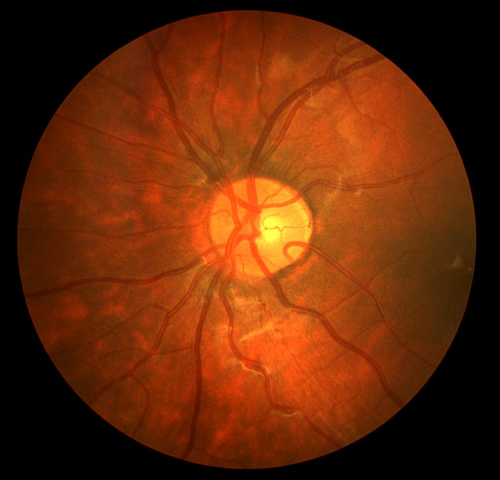
#> input picture photos/Image_01L.jpg, 999 x 960 px, given in place of Image_04L.jpg, which was not available (shown at 1/2 size)
$ jupyter execute --allow-errors fundus.ipynb   (text cells are left out)
#> lines starting #> are read from the running program, lines starting #| are printed output that depends on the picture; pictures that were not available may be replaced by others from this repository, and a replacement may not be noted
[cell 1]
import os
import numpy as np
import matplotlib.pyplot as plt
import cv2
from math import ceil
from skimage import img_as_ubyte, morphology, exposure
from skimage.filters import unsharp_mask, sato, threshold_local
from skimage.measure import moments_central, moments_hu
from skimage.util import img_as_float
from statistics import variance
from sklearn.tree import DecisionTreeClassifier
from sklearn.model_selection import cross_val_score, cross_validate, KFold
from sklearn.metrics import accuracy_score
import statistics

[cell 2]
IMAGE1 = "Image_04L"
IMAGE2 = "Image_04R"
IMAGE3 = "Image_05R"
IMAGE4 = "Image_06L"
IMAGE5 = "Image_06R"

IMAGE1_PATH = "photos/{0}.jpg".format(IMAGE1)
IMAGE2_PATH = "photos/{0}.jpg".format(IMAGE2)
IMAGE3_PATH = "photos/{0}.jpg".format(IMAGE3)
IMAGE4_PATH = "photos/{0}.jpg".format(IMAGE4)
IMAGE5_PATH = "photos/{0}.jpg".format(IMAGE5)

IMAGE1_HOLD_OUT_PATH = "photos/{0}_1stHO.png".format(IMAGE1)
IMAGE2_HOLD_OUT_PATH = "photos/{0}_1stHO.png".format(IMAGE2)
IMAGE3_HOLD_OUT_PATH = "photos/{0}_1stHO.png".format(IMAGE3)
IMAGE4_HOLD_OUT_PATH = "photos/{0}_1stHO.png".format(IMAGE4)
IMAGE5_HOLD_OUT_PATH = "photos/{0}_1stHO.png".format(IMAGE5)

[cell 3]
def loadImage(file, size=400):
#> called with file = 'photos/Image_04L.jpg', size = 400
    img = cv2.imread(file, cv2.IMREAD_COLOR)
#> img is the input picture: shape (960, 999, 3); mean B, G, R 8.6, 41.1, 101.9
    # img = cv2.resize(img, (size, size), interpolation=cv2.INTER_AREA)
    img = cv2.cvtColor(img, cv2.COLOR_BGR2RGB)
    return img

[cell 4]
# [31 lines left out: function showImages, not called in this run]

[cell 5]
def preProcessing(img, optionNumbers):
    for num in optionNumbers:
        if num == 0:
            img = cv2.cvtColor(img, cv2.COLOR_RGB2GRAY)

        elif num == 1:
            img = img_as_ubyte(unsharp_mask(img, radius=5, amount=2))

        elif num == 2:
            kernel_sharpening = np.array([[-1,-1,-1], [-1, 9,-1], [-1,-1,-1]])
            img = cv2.filter2D(img, -1, kernel_sharpening)

        elif num == 3:
            img = cv2.normalize(img, None, alpha=0, beta=255, norm_type=cv2.NORM_MINMAX)

        elif num == 4:
            clahe = cv2.createCLAHE(clipLimit=2.0, tileGridSize=(8, 8))
            img = clahe.apply(img)

        elif num == 5:
            invGamma = 0.75
            table = np.array([((i / 255.0) ** invGamma) * 255
                for i in np.arange(0, 256)]).astype(np.uint8)
            img = cv2.LUT(img, table)

        elif num == 6:
            nb_components, output, stats, centroids = cv2.connectedComponentsWithStats(np.uint8(img), connectivity=8)
            sizes = stats[1:, -1]; nb_components = nb_components - 1
            min_size = 600
            img = np.zeros((output.shape))
            for i in range(0, nb_components):
                if sizes[i] >= min_size:
                    img[output == i + 1] = 1

        elif num == 7:
            img = img_as_ubyte(exposure.equalize_adapthist(img, clip_limit=0.01))

        elif num == 8:
            img = cv2.dilate(img, np.ones((1,1), np.uint8), iterations=1)

        elif num == 9:
            img = cv2.erode(img, np.ones((2,2), np.uint8), iterations=1)
#> this loop made 5 passes
#> pass 1, in preProcessing, `img = cv2.cvtColor(img, cv2.COLOR_RGB2GRAY)`:
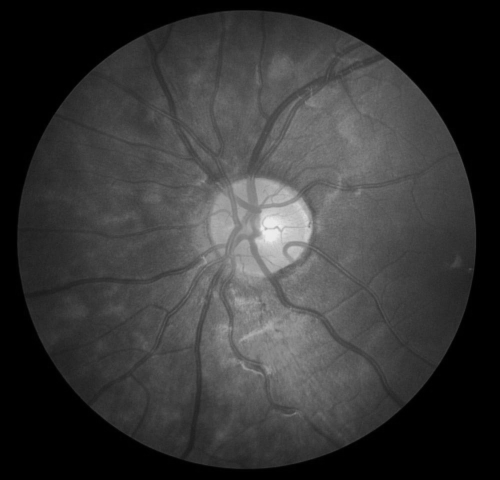
#> img: shape (960, 999) (shown at 1/2 size); min 0, max 236, mean 55.6
#> pass 3, in preProcessing, `img = img_as_ubyte(exposure.equalize_adapthist(img, clip_limit=0.01))`:
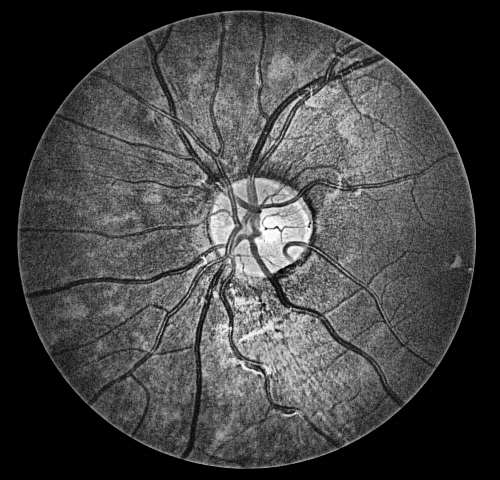
#> img: shape (960, 999) (shown at 1/2 size); min 0, max 255, mean 67.5
#> after the loop:
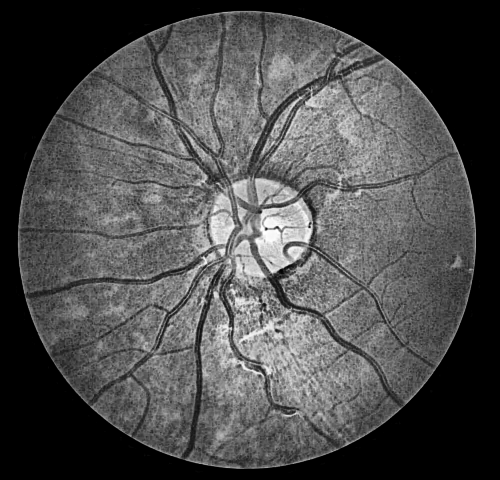
#> img: shape (960, 999) (shown at 1/2 size); min 0, max 255, mean 76.1

    return img

[cell 6]
def properProcessing(img):
    img = sato(img)
    return img_as_ubyte(img)

[cell 7]
# [6 lines left out: function removeBorder, not called in this run]

def lighten(img):
    for i in range(len(img)):
        for j in range(len(img[0])):
            if img[i][j] > 75:
                if img[i][j] <= 250:
                    img[i][j] += 5
            else:
                if img[i][j] < 76:
                    if img[i][j] > 5:
                        img[i][j] -= 5

    return img

[cell 8]
# [8 lines left out: function applyBinary, not called in this run]

[cell 9]
# [30 lines left out: function checkEffectiveness, not called in this run]

[cell 10]
def getPreparedImage(img):
    preparedImage = preProcessing(img, [0, 1, 7, 5, 9])
    preparedImage = lighten(preparedImage)
    return preparedImage

[cell 11]
def getResultImage(img):
    resultImage = properProcessing(img)
#> in properProcessing, `img = sato(img)`:
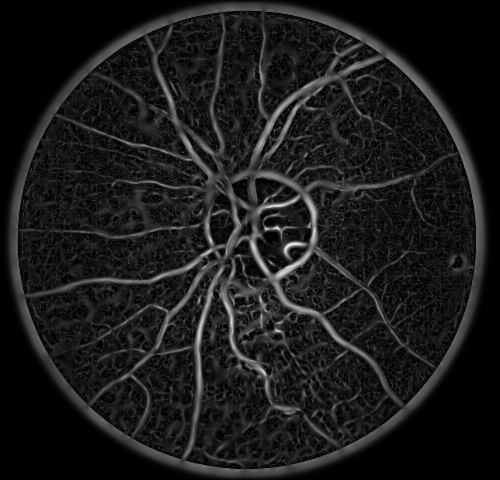
#> img: shape (960, 999) float64 (shown at 1/2 size); min 0, max 75.24, mean 7.9; drawn with min black and max white
    resultImage = preProcessing(resultImage, [1, 8, 3])
    return resultImage

[cell 12]
# [4 lines left out: function getResultBinary, not called in this run]

[cell 13]
def getHoldOut(path):
    holdOut = (preProcessing(loadImage(path), [0]) / 255).astype(int)
    return holdOut

[cell 14]
# [39 lines left out: function analyse5images, not called in this run]

[cell 15]
originalImage = loadImage(IMAGE1_PATH)
preparedImage = getPreparedImage(originalImage)
#> (the rest of this cell did not finish here and is left out)

[cell 16]
class Segment:
    # [6 lines left out: function __init__, not called in this run]

    def __repr__(self):
        return str([self.colorVariance]) + "\n" + str(self.centralMoments.flatten()) + "\n" + str(self.huMoments) + "\n" + str(self.isVesselBin)

    def getData(self):
        return [*[self.colorVariance], *self.centralMoments.flatten(), *self.huMoments]

[cell 17]
# [7 lines left out: function imageSplitting, not called in this run]

[cell 18]
# [9 lines left out: function prepareData, not called in this run]

[cell 19]
# [16 lines left out: function show50, not called in this run]

#> (a cell that did not finish here is left out)

[cell 21]
accuracy_model = []
#> (the rest of this cell did not finish here and is left out)

[cell 22]
originalImageTest = loadImage(IMAGE5_PATH)
#> call 2 of loadImage, with file = 'photos/Image_06R.jpg', size = 400
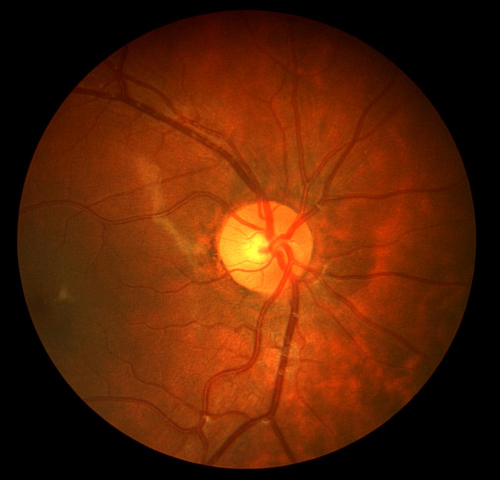
#> input picture photos/Image_01R.jpg, 999 x 960 px, given in place of Image_06R.jpg, which was not available (shown at 1/2 size)
#> in loadImage, img is the input picture: shape (960, 999, 3); mean B, G, R 5.2, 34.4, 90.4
preparedImageTest = getPreparedImage(originalImageTest)
#> the loop in preProcessing (call 2), `for num in optionNumbers:` made 5 passes
#> pass 1, in preProcessing (call 2), `img = cv2.cvtColor(img, cv2.COLOR_RGB2GRAY)`:
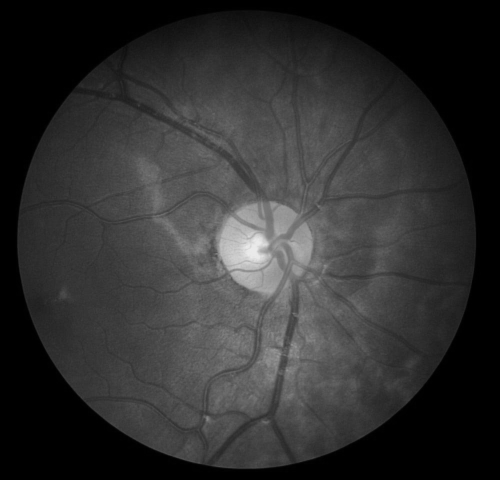
#> img: shape (960, 999) (shown at 1/2 size); min 0, max 235, mean 47.8
#> pass 3, in preProcessing (call 2), `img = img_as_ubyte(exposure.equalize_adapthist(img, clip_limit=0.01))`:
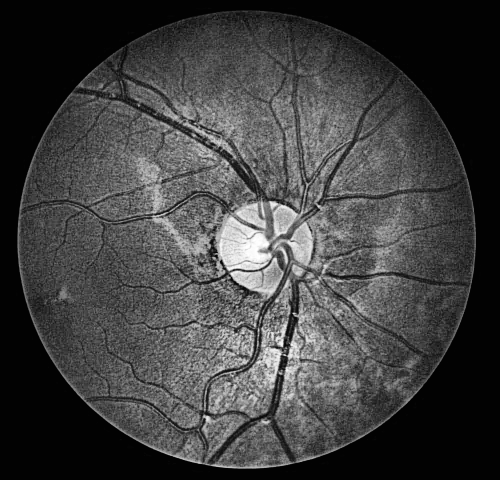
#> img: shape (960, 999) (shown at 1/2 size); min 0, max 255, mean 63.9
#> after the loop in preProcessing (call 2), `for num in optionNumbers:`:
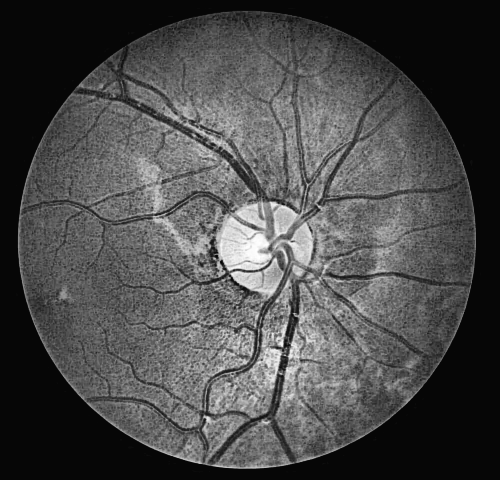
#> img: shape (960, 999) (shown at 1/2 size); min 0, max 255, mean 74.1
#> (the rest of this cell did not finish here and is left out)

#> in properProcessing (call 2), `img = sato(img)`:
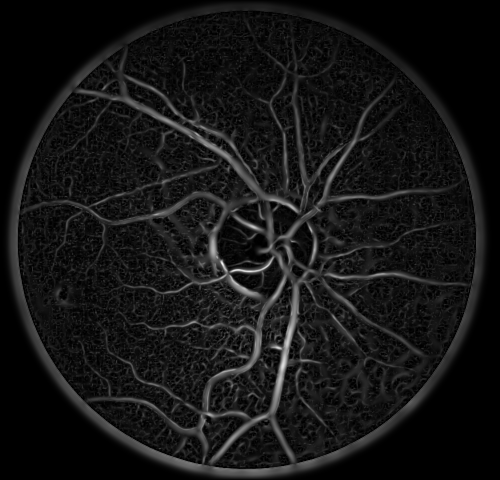
#> img: shape (960, 999) float64 (shown at 1/2 size); min 0, max 87.81, mean 7.3; drawn with min black and max white
